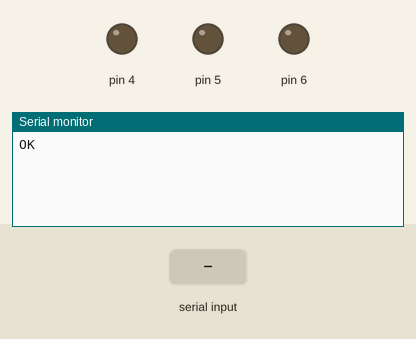
A sketch run on a simulated Arduino Uno, built with avr-gcc and run on an emulated ATmega328P. Parts: output pins drawn as LEDs (lit = HIGH), the last lines printed to the serial monitor. The inputs (shaded band) are chosen by the test bench. The modem accepts every AT command (registered, SIM ready, sends succeed) and sends nothing else.

Above: at 2.2 s.
2.3 s: "RED" received over the second serial link
At 4.4 s:
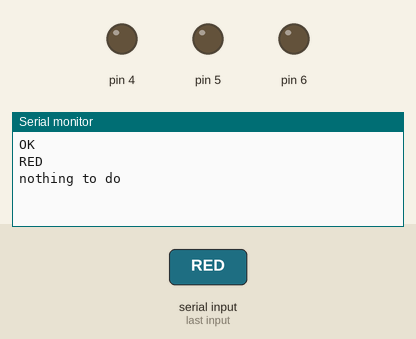
4.8 s: "GREEN" received over the second serial link
At 6.5 s:
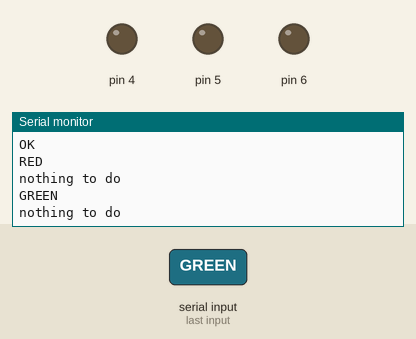
7.3 s: "BLUE" received over the second serial link
At 9.5 s:
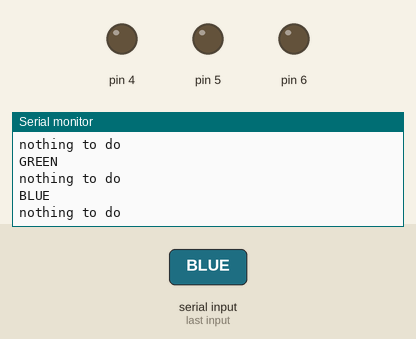

Measured:
- after the input at 2.3 s, the serial monitor: prints a new line after 1.0 s (image 1)
- after the input at 4.8 s, the serial monitor: prints a new line after 1.0 s (image 2)
- after the input at 7.3 s, the serial monitor: prints a new line after 1.0 s (image 3)

The sketch:

Lab_test.ino
```cpp
#include<SoftwareSerial.h>
SoftwareSerial cell(2,3);
int redled = 4;
int greenled = 5;
int blueled = 6;

void readfn()
{
    if(cell.available())
    {
      while(cell.available())
      {
        Serial.write(cell.read());
       }
    }
}

void setup() {
  // put your setup code here, to run once:
  Serial.begin(9600);
  cell.begin(9600);
  pinMode(4,OUTPUT);
  pinMode(5,OUTPUT);
  pinMode(6,OUTPUT);
  cell.println("AT");
  delay(1000);
  //cell.print("AT+CMGS=\"+918660106432\"r");
  //delay(1000);
  //cell.print("hi");
  //delay(1000);
  readfn();
  cell.print("AT+CNMI = 2,2,0,0,0");
  digitalWrite(4,LOW);
  digitalWrite(5,LOW);
  digitalWrite(6,LOW);

}

void loop() {
  // put your main code here, to run repeatedly:
  if(cell.available())
  {
     String msg = cell.readString();
     Serial.println(msg);
     if(msg.indexOf("RED")>0)
     {
        digitalWrite(4,HIGH);
        digitalWrite(5,LOW);
        digitalWrite(6,LOW);
     }
     else if(msg.indexOf("GREEN")>0)
     {
        digitalWrite(4,LOW);
        digitalWrite(5,HIGH);
        digitalWrite(6,LOW);
     }
     else if(msg.indexOf("BLUE")>0)
     {
        digitalWrite(4,LOW);
        digitalWrite(5,LOW);
        digitalWrite(6,HIGH);
     }
     else
     {
        Serial.println("nothing to do");
     }

  }
}
```
